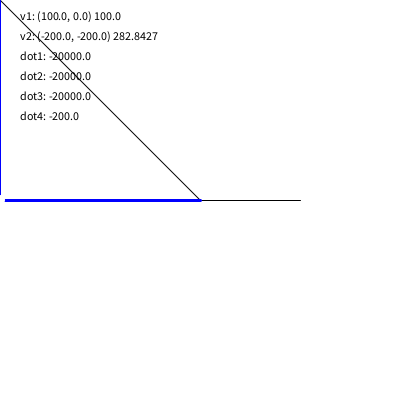
Frame 1 (no input)
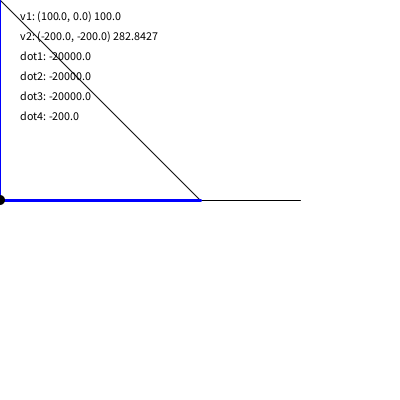
Frame 60 (the mouse pressed at the canvas centre just before this capture)
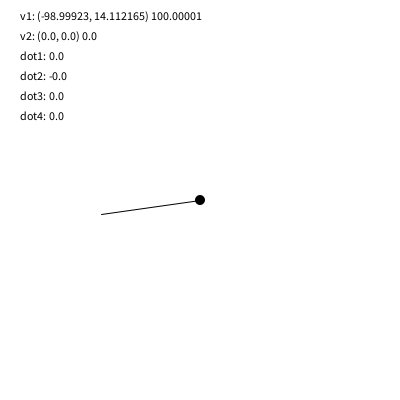
Frame 120 (the mouse held since frame 60 and released just before this capture)

The Processing sketch that drew these frames (run headless with seeded random() and noise(); from frame 60 on, the mouse is pressed at the canvas centre):

// Processing sketch: DotProduct
// ── DotProduct.pde

PVector v1;
PVector v2;
float angle = 0;

void setup()
{
  size(400,400);
  changeVector();
}

void draw()
{
  //Update :
  if(mousePressed) changeVector();
  v2 = new PVector(mouseX - 200, mouseY - 200);
  
  float dot1 = v1.x * v2.x + v1.y * v2.y;
  float dot2 = v1.mag() * v2.mag() * cos(v1.heading() - v2.heading());
  float dot3 = v1.dot(v2);
  
  PVector v3 = v1.copy();
  v3.normalize(); // Unit or directional vector.
  float dot4 = v2.dot(v3);
  
  v3.mult(dot4); // projection position.
  
  //Draw :
  background(255);
  
  //World Space :
  pushMatrix();
  translate(200, 200);
  stroke(0);
  strokeWeight(1);
  line(0, 0, v2.x, v2.y);
  line(0, 0, v1.x, v1.y);
  stroke(0,0,255);
  line(v2.x, v2.y, v3.x, v3.y);
  strokeWeight(3);
  line(0, 0, v3.x, v3.y);
  noStroke();
  ellipse(v3.x, v3.y, 10, 10);
  popMatrix();
  
  //Screen Space:
  fill(0);
  text("v1: (" + v1.x + ", " + v1.y +") " + v1.mag(), 20, 20);
  text("v2: (" + v2.x + ", " + v2.y +") " + v2.mag(), 20, 40);
  text("dot1: " + dot1, 20, 60);
  text("dot2: " + dot2, 20, 80);
  text("dot3: " + dot3, 20, 100);
  text("dot4: " + dot4, 20, 120); //Projection Length
}

void changeVector()
{
  v1 = new PVector();
  v1.x = 100 * cos(angle);
  v1.y = 100 * sin(angle);
  angle += .05;
}
